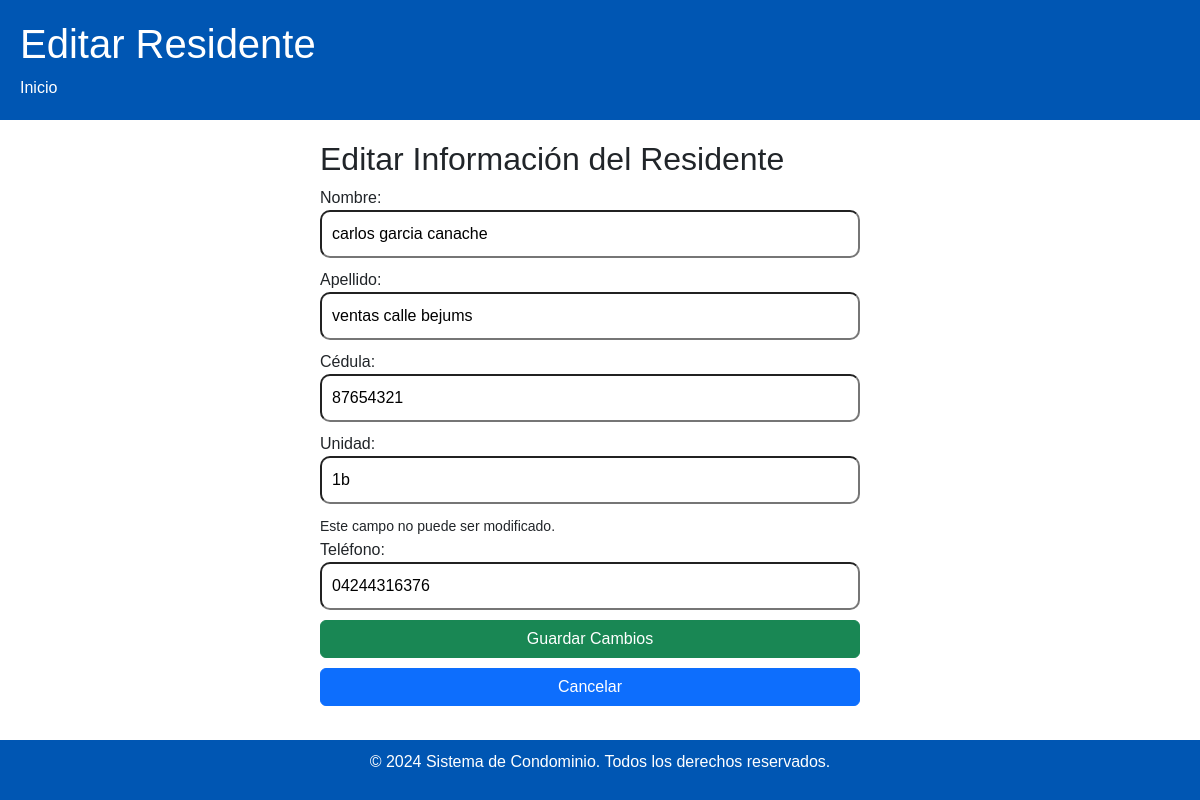
Page /editar.php?id=2 (signed in) on the committed database.
### tables this page shows
CREATE TABLE `residentes` (
  `id` int(11) NOT NULL,
  `nombre` varchar(50) NOT NULL,
  `apellido` varchar(50) NOT NULL,
  `cedula` varchar(20) NOT NULL,
  `unidad` varchar(20) NOT NULL,
  `telefono` varchar(20) NOT NULL
);

### editar.php (the view, shortened to what this page needs)
<!DOCTYPE html>
<html>
<head>
    <link rel="stylesheet" type="text/css" href="./styles.css">
    <link href="https://cdn.jsdelivr.net/npm/bootstrap@5.3.3/dist/css/bootstrap.min.css" rel="stylesheet">
</head>
<body>
    <header>
        <h1>Editar Residente</h1>
        <nav>
            <ul>
                <li><a id="inicio-btn">Inicio</a></li>
            </ul>
        </nav>
    </header>
    <main>
        <div>
            <h2>Editar Información del Residente</h2>
            <form id="residente-form" action="guardar.php" method="POST">
                <?php
                require 'conection.php';
                $residente_id = $_GET['id'];
                $sql = "SELECT id, nombre, apellido, cedula, unidad, telefono FROM residentes WHERE id = $residente_id";
                $result = $conn->query($sql);
                if ($result->num_rows > 0) {
                    $row = $result->fetch_assoc();
                    echo '<label for="nombre">Nombre:</label>';
                    echo '<input type="text" id="nombre" name="nombre" value="' . $row['nombre'] . '" required>';
                    echo '<label for="apellido">Apellido:</label>';
                    echo '<input type="text" id="apellido" name="apellido" value="' . $row['apellido'] . '" required>';
                    echo '<label for="cedula">Cédula:</label>';
                    echo '<input type="text" id="cedula" name="cedula" value="' . $row['cedula'] . '" required>';
                    if ($_SESSION['rol'] === 'user') {
                        echo '<label for="unidad">Unidad:</label>';
                        echo '<input type="text" id="unidad" name="unidad" value="' . $row['unidad'] . '" required readonly>';
                        echo '<small>Este campo no puede ser modificado.</small>';
                        echo '<br>';
                    } else {
                        echo '<label for="unidad">Unidad:</label>';
                        echo '<input type="text" id="unidad" name="unidad" value="' . $row['unidad'] . '" required>';
                    }
                    echo '<label for="telefono">Teléfono:</label>';
                    echo '<input type="tel" id="telefono" name="telefono" value="' . $row['telefono'] . '" required>';
                } else {
                    echo "No se encontraron datos del residente.";
                }
                ?>
                <button type="submit" class='btn btn-success'>Guardar Cambios</button>
                <button type="button" id="cancelar-btn" class='btn btn-primary'>Cancelar</button>
            </form>
        </div>
    </main>
    <footer>
        <p>&copy; 2024 Sistema de Condominio. Todos los derechos reservados.</p>
    </footer>
</body>
</html>

### styles.css (style rules this page uses)
body { font-family: Arial, sans-serif; margin: 0; padding: 0; display: flex; flex-direction: column; min-height: 100vh; background-color: #f0f5f9; }
header { background-color: #007bff; color: #fff; padding: 20px; }
nav ul { list-style-type: none; margin: 0; padding: 0; display: flex; }
nav li { margin-right: 20px; }
nav a { color: #fff; text-decoration: none; transition: color 0.3s ease; }
main { flex-grow: 1; padding: 20px; }
footer { background-color: #007bff; color: #fff; text-align: center; padding: 10px; margin-top: auto; }
button { background-color: #007bff; color: #fff; border: none; padding: 10px 20px; text-align: center; text-decoration: none; display: inline-block; font-size: 16px; margin: 4px 2px; cursor: pointer; border-radius: 4px; transition: background-color 0.3s ease; }

### editar.php (style rules this page uses)
body, html { height: 100%; margin: 0; font-family: Arial, sans-serif; }
main { width: 100%; max-width: 600px; margin: auto; padding: 20px; box-sizing: border-box; height: 85vh; }
form { width: 100%; }
form input, form button { width: calc(100% - 20px); margin-bottom: 10px; padding: 10px; box-sizing: border-box; border-radius: 10px; }
header { background-color: #0056b3; color: #fff; padding: 20px; }
footer { background-color: #0056b3; color: #fff; text-align: center; padding: 10px; margin-top: auto; }

### rows in the picture
residentes: nombre "carlos garcia canache", apellido "ventas calle bejums", cedula "87654321", unidad "1b", telefono "04244316376"
